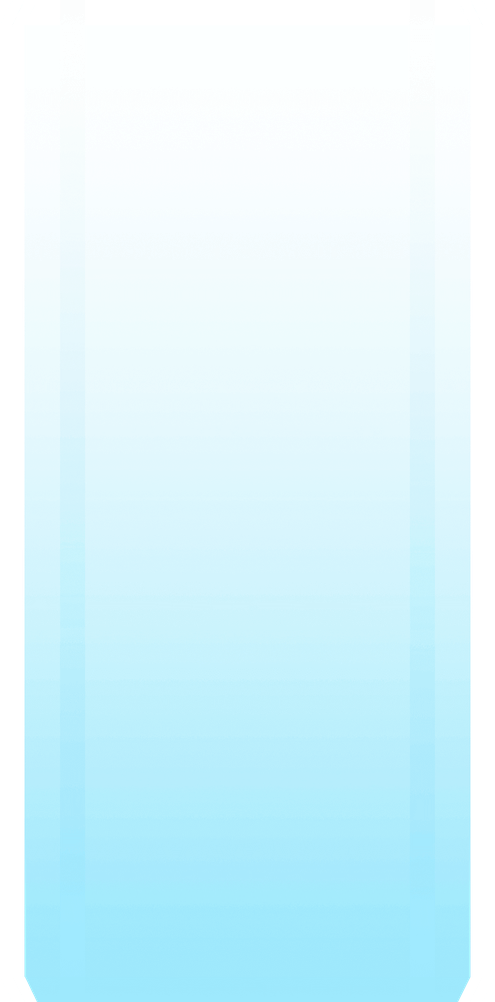
#> input picture src/resources/resource_packs/default/hold.png, 495 x 1002 px, shrunk from 989 x 2000 before the run, found by its file name
$ python SplitPhiraHoldTexture.py
#> lines starting #> are read from the running program, lines starting #| are printed output that depends on the picture
from PIL import Image

hold = Image.open("hold.png")
#> hold is the input picture: PIL image 495x1002 RGBA; mean R, G, B, A 200, 235, 243.8, 175.9
hold_mh = Image.open("hold_mh.png")
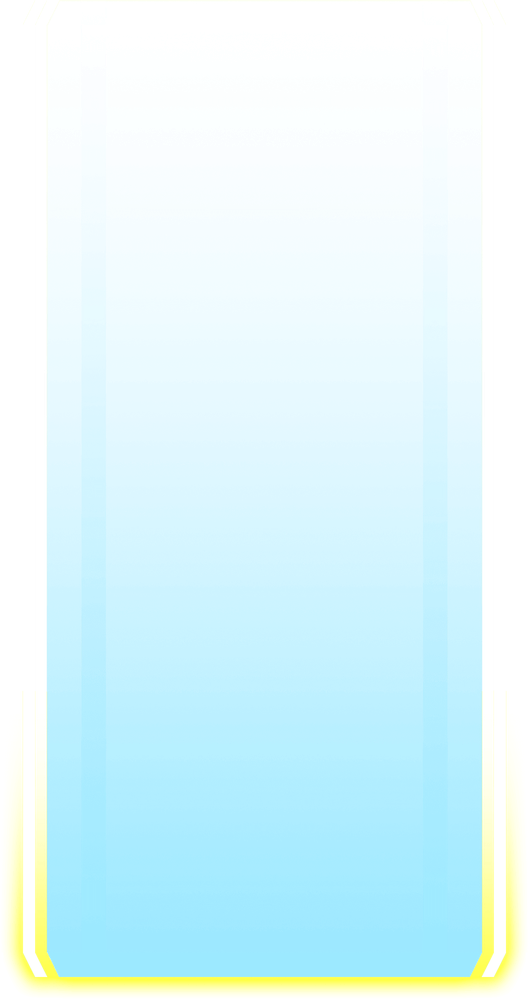
#> input picture src/resources/resource_packs/default/hold_mh.png, 529 x 1000 px, shrunk from 1056 x 1997 before the run, found by its file name
#> hold_mh is the input picture: PIL image 529x1000 RGBA; mean R, G, B, A 193.2, 224.4, 220, 160
split_height = int(input("Enter the height of the split: "))
#> the answer given: 100
split_height_mh = int(input("Enter the height of the split for the mh: "))
#> the answer given: 100

def split(im: Image.Image, fheight: int, theight: int):
#> called with fheight = 0, theight = 100
    return im.crop((0, fheight, im.width, theight))

split(hold, 0, split_height).save("Hold_End.png")
split(hold_mh, 0, split_height_mh).save("Hold_End_dub.png")
split(hold, split_height, hold.height - split_height).save("Hold_Body.png")
#> call 3 of split, with fheight = 100, theight = 902
#> in split (call 3), `return im.crop((0, fheight, im.width, theight))`:
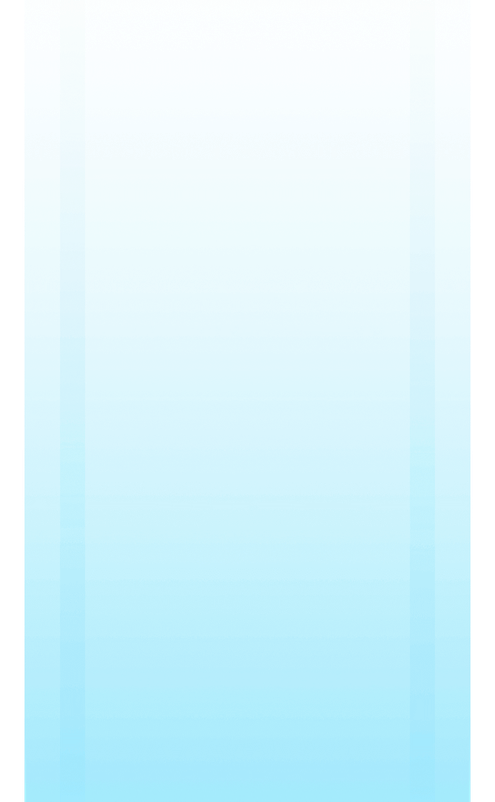
#> returned value: PIL image 495x802 RGBA; mean R, G, B, A 200.2, 235.2, 243.9, 176.3; transparent parts drawn white
split(hold_mh, split_height_mh, hold_mh.height - split_height_mh).save("Hold_Body_dub.png")
#> call 4 of split, with fheight = 100, theight = 900
#> in split (call 4), `return im.crop((0, fheight, im.width, theight))`:
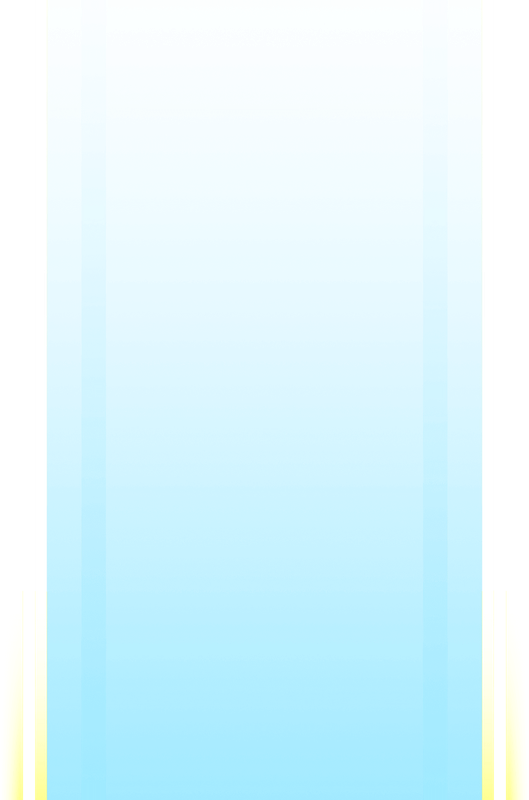
#> returned value: PIL image 529x800 RGBA; mean R, G, B, A 190.3, 223.2, 225.7, 163.3; transparent parts drawn white
split(hold, hold.height - split_height, hold.height).save("Hold_Head.png")
#> in split (call 5), `return im.crop((0, fheight, im.width, theight))`:
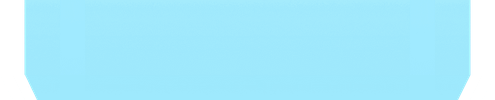
#> returned value: PIL image 495x100 RGBA; mean R, G, B, A 157.5, 224.6, 242.3, 238.1; transparent parts drawn white
split(hold_mh, hold_mh.height - split_height_mh, hold_mh.height).save("Hold_Head_dub.png")
#> in split (call 6), `return im.crop((0, fheight, im.width, theight))`:
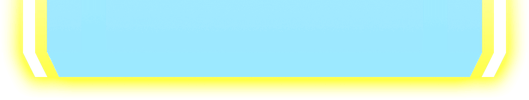
#> returned value: PIL image 529x100 RGBA; mean R, G, B, A 185.4, 232.9, 169.6, 193.4; transparent parts drawn white
